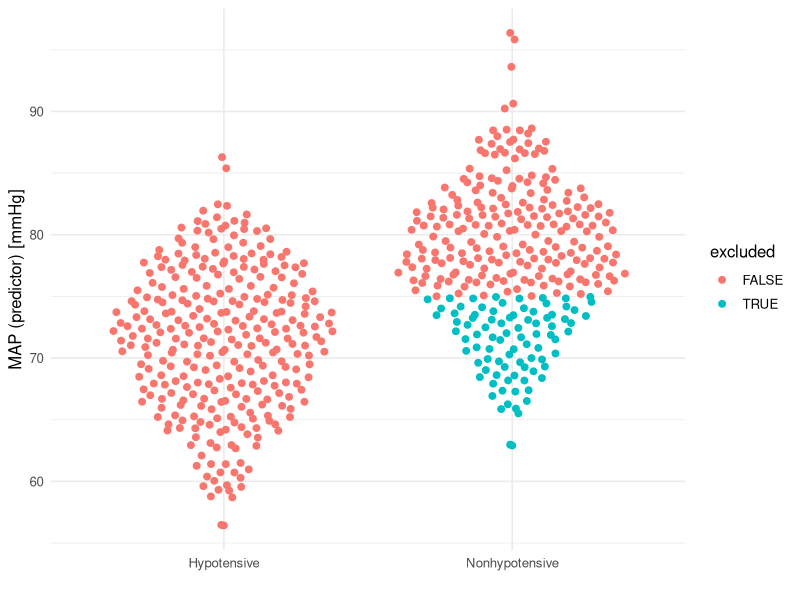
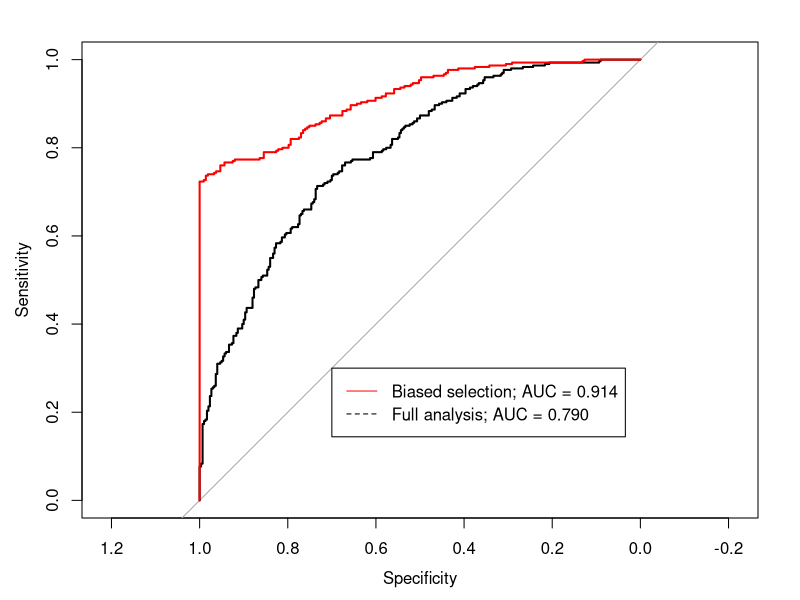
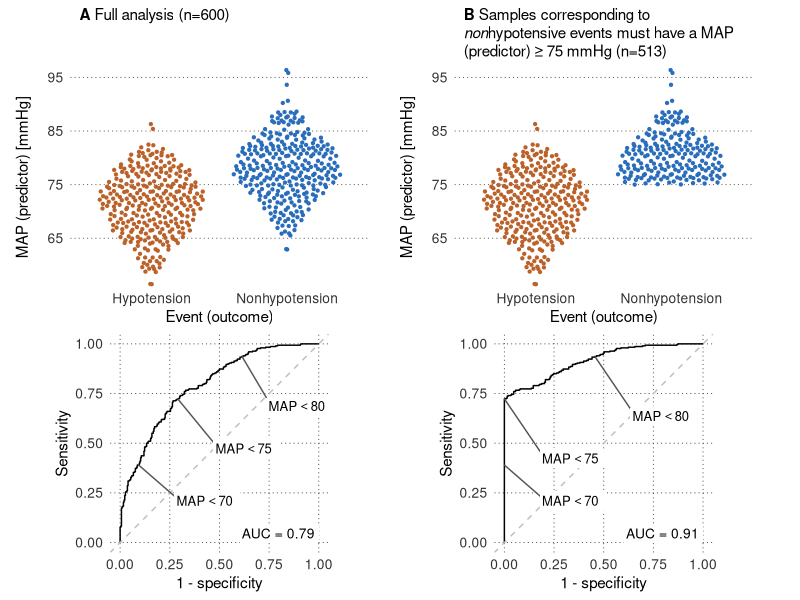
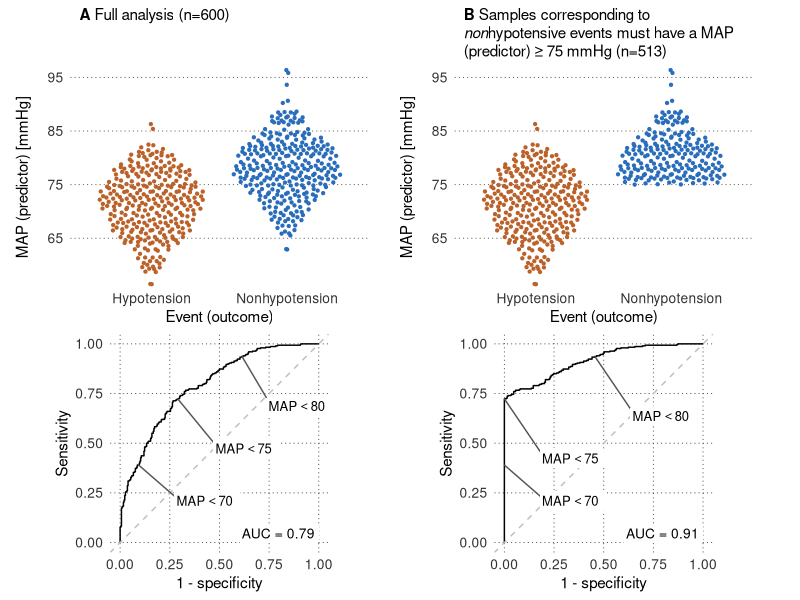
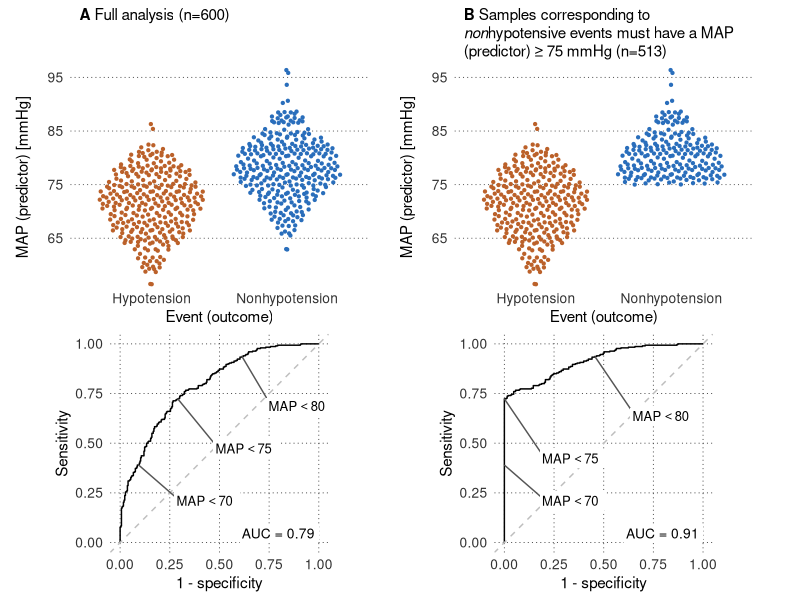

Here is the R script that generated these plots, in order:
## ---- chunk 1
knitr::opts_chunk$set(echo = TRUE, message = FALSE,
                      fig.width = 7,
                      fig.height = 5,
                      fig.retina = 2,
                      out.width = "70%",
                      fig.align = "center",
                      fig.pos = "H", out.extra = "")
## ---- chunk 2
library(pROC)
library(tidyverse)

# A few extra packages are used to create the simulation figure. We load these in 
# the relevant section.

theme_set(theme_minimal(base_size = 12))
## ---- chunk 3
set.seed(999)

d <- data.frame(
    Hypotension = rnorm(300, mean = 72, sd = 6),
    Nonhypotension = rnorm(300, mean = 78, sd = 6)) |>
    pivot_longer(everything(), names_to = "outcome",
                 values_to = "map_predictor") |>
    mutate(hypo = outcome == "Hypotension",
           excluded = !hypo & map_predictor < 75)

## ---- chunk 4
ggplot(d, aes(hypo, map_predictor, color = excluded)) +
    ggbeeswarm::geom_quasirandom(size = 2, bandwidth = 0.8) +
    scale_x_discrete(limits = c(TRUE, FALSE), name = "", labels = c("Hypotensive", "Nonhypotensive")) +
    labs(y = "MAP (predictor) [mmHg]") 
    
## ---- chunk 5
# With all data
roc_analysis_full <- roc(hypo~map_predictor, data = d)
# Include only data that is either event or non-event per model-development definition
roc_analysis_biased <- roc(hypo~map_predictor, data = filter(d, !excluded))

plot(roc_analysis_full)
plot(roc_analysis_biased, col = "red", add = TRUE)
legend(
    x = 0.7, y = 0.3,
    legend = c(
        sprintf("Biased selection; AUC = %.3f", auc(roc_analysis_biased)),
        sprintf("Full analysis; AUC = %.3f", auc(roc_analysis_full))
    ),
    lty = c(1, 2, 1),
    col = c("red", "black", "black")
)  
## ---- chunk 6
library(ggrepel)
library(patchwork)

# Set plot theme
# Plot theme
# Theme for plot
theme_set(
    theme_minimal(base_size = 11) +
        theme(
            plot.title = ggtext::element_textbox_simple(
                size = rel(1),
                vjust = 0,
                minheight = unit(3, "lines"), width = unit(2.8, "inches")
            ),
            axis.title = element_text(size = rel(1)),
            axis.text = ggplot2::element_text(size = ggplot2::rel(0.9),
                                              color = "#333333"),
            panel.grid.major = ggplot2::element_line(
                color = "#454545",
                size = 0.3,
                linetype = "dotted"
            ),
            panel.grid.minor = ggplot2::element_blank()
        ))

plot_colors <- c("#bb612a", "#2A6EBB")

# First we extract all combinations of sensitivity, specificity and thresholds for  
# all ROC analyses
roc_data_full <- as.data.frame(roc_analysis_full[c("sensitivities", 
                                                   "specificities", 
                                                   "thresholds")])  |>  
    arrange(desc(specificities), sensitivities)

roc_data_biased <- as.data.frame(roc_analysis_biased[c("sensitivities", 
                                                   "specificities", 
                                                   "thresholds")]) |> 
    arrange(desc(specificities), sensitivities)

# We extract the rows with thresholds closest to 70, 75 and 80
# This is used for labeling the ROC curves.
roc_label_filter <- function(roc_data) {
    roc_data |>
        filter(
            row_number() == which.min(abs(thresholds - 70)) |
                row_number() == which.min(abs(thresholds - 75)) |
                row_number() == which.min(abs(thresholds - 80))
        )
}

roc_labels_full <- roc_label_filter(roc_data_full)
roc_labels_biased <- roc_label_filter(roc_data_biased)

# Make the 2 ROC panels
roc_plot_full <- ggplot(roc_data_full, aes(1-specificities, sensitivities)) +
    geom_step() +
    geom_abline(slope = 1, intercept = 0, linetype = 2, color = "grey") +
    geom_label_repel(aes(label = glue::glue("MAP < {round(thresholds, 0)}")),
                    parse = TRUE,
                    size = 3.3,
                    box.padding = 0.1,
                    point.size = 0.1,
                    segment.color = "#555555",
                    position = position_nudge_repel(y = -0.25, x=0.2),
                    ylim = c(0.15, 1),
                    xlim = c(0, 1.1), # extend to outside plotting area
                    direction = "y",
                    label.size  = NA,
                    hjust = 0,
                    family = "Helvetica",
                    data = roc_labels_full
    ) +
    annotate("label",
             x = 1, y = 0, 
             label = sprintf("AUC = %.2f", auc(roc_analysis_full)),
             hjust = 1, vjust = -0,
             label.size = NA,
             family = "Helvetica",
             size = 3.5) + 
    labs(x = "1 - specificity", y = "Sensitivity") +
    coord_equal()


roc_plot_biased <- ggplot(roc_data_biased, aes(1-specificities, sensitivities)) +
    geom_step() +
    geom_abline(slope = 1, intercept = 0, linetype = 2, color = "grey") +
    geom_label_repel(aes(label = glue::glue("MAP < {round(thresholds, 0)}")),
                    parse = TRUE,
                    size = 3.3,
                    box.padding = 0.1,
                    point.size = 0.3,
                    segment.color = "#555555",
                    position = position_nudge_repel(y = -0.3, x=0.2),
                    ylim = c(0.15, 1),
                    xlim = c(0, 1.1), # extend to outside plotting area
                    direction = "y",
                    label.size  = NA,
                    hjust = 0,
                    family = "Helvetica",
                    data = roc_labels_biased
    ) +
    annotate("label",
             x = 1, y = 0, 
             label = sprintf("AUC = %.2f", auc(roc_analysis_biased)),
             hjust = 1, vjust = -0,
             label.size = NA,
             family = "Helvetica",
             size = 3.5) + 
    labs(x = "1 - specificity", y = "Sensitivity") +
    coord_equal()

# Make the 2 dot plots
color_scale <- scale_color_manual(values = plot_colors)

map_scale <- scale_y_continuous(breaks = seq(45, 105, by = 10), 
    expand = c(0.01,0.01),
    name = "MAP (predictor) [mmHg]")

dot_plot_full <- ggplot(d, aes(outcome, map_predictor, color = outcome)) + 
    ggbeeswarm::geom_quasirandom(size = 0.8, bandwidth = 1, show.legend = FALSE) +
    map_scale +
    labs(x = "Event (outcome)",
         title = sprintf("**A** Full analysis (n=%d)", nrow(d))) + 
    color_scale +
    theme(panel.grid.major.x = element_blank())

dot_plot_biased <- ggplot(d, aes(outcome, map_predictor, color = outcome, 
                                 # Instead of removing excluded points, we set 
                                 # alpha to 0 for these points.
                                 # this makes the shapes of the quasirandom
                                 # scatters identical, so it is clear that we
                                 # simply exclude MAP values below 75.
                                 alpha = excluded)) + 
    ggbeeswarm::geom_quasirandom(size = 0.8, bandwidth = 1, show.legend = FALSE) +
    map_scale +
    scale_alpha_manual(values = c(1, 0)) +
    labs(x = "Event (outcome)",
         title = sprintf("**B** Samples corresponding to <em>non</em>hypotensive
                         events must have a MAP (predictor) ≥ 75 mmHg (n=%d)", nrow(filter(d, !excluded)))) +
    color_scale +
    theme(panel.grid.major.x = element_blank())

# Combine plots
simulation_figure <- (
    (dot_plot_full + dot_plot_biased +
    roc_plot_full + roc_plot_biased) & 
        theme(plot.margin = margin(1, 6, 1, 2, "mm"))
    ) + 
    plot_layout(ncol = 2, byrow = TRUE, heights = c(1, 1))

ggsave("figure3_simulation.pdf", simulation_figure, device = cairo_pdf, 
    width = 16, height = 17, units = "cm", scale = 1)
ggsave("figure3_simulation.png", simulation_figure, device = ragg::agg_png, bg = "white", 
    width = 16, height = 17, units = "cm", scale = 1)

simulation_figure
